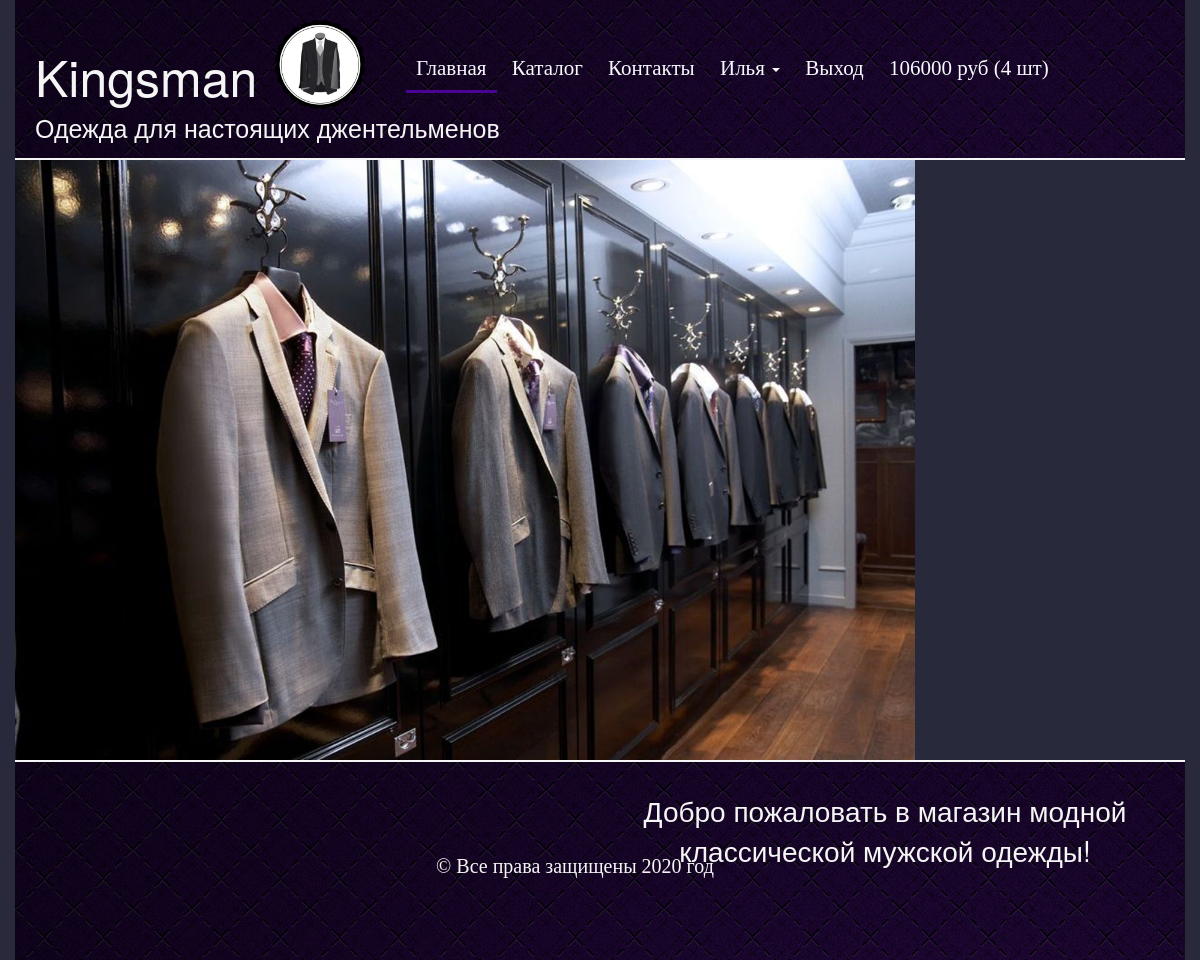
/ (signed in), run on the app's committed database.
### authapp/models.py (models this page shows, shortened)
class ShopUser(AbstractUser):
    age = models.PositiveSmallIntegerField(verbose_name='возраст', null=True)
    avatar = models.ImageField(upload_to='users_avatars', blank=True)
    activation_key = models.CharField(max_length=128, blank=True)
    activation_key_expires = models.DateTimeField(default=get_activation_key_expires)

### basketapp/models.py (models this page shows)
class Basket(models.Model):
    user = models.ForeignKey(ShopUser, on_delete=models.CASCADE,
                             related_name='basket')
    product = models.ForeignKey(Product, on_delete=models.CASCADE)
    quantity = models.PositiveIntegerField('количество', default=0)
    add_datetime = models.DateTimeField(verbose_name='время', auto_now_add=True)
    @property
    def product_cost(self):
        return self.product.price * self.quantity
    @property
    def total_quantity(self):
        return sum(self.user.basket.values_list('quantity', flat=True))
    @property
    def total_cost(self):
        return sum(map(lambda x: x.product_cost, self.user.basket.all()))

### mainapp/models.py (models this page shows)
class Product(models.Model):
    category = models.ForeignKey(ProductCategory, verbose_name='категория продукта', on_delete=models.CASCADE)
    name = models.CharField('имя продукта', max_length=128)
    image = models.ImageField(upload_to='products_images', blank=True)
    short_desc = models.CharField('краткое описание', max_length=64, blank=True)
    desc = models.TextField('описание товара', blank=True)
    price = models.DecimalField('цена продукта', max_digits=8, decimal_places=2, default=0)
    quantity = models.PositiveIntegerField('количество на складе', default=0)
    is_active = models.BooleanField(default=True)

### mainapp/views.py (the view)
# urls.py: path('', adminapp.ShopUserList.as_view(), name='index'),
def index(request):
    context = {
        'page_title': 'Главная',
        'year': date.year,
    }
    return render(request, 'mainapp/index.html', context)

### basketapp/context_processors.py (called while the page is built)
def basket(request):
    if request.user.is_authenticated:
        basket = request.user.basket.all()
    else:
        basket = []
    return {
        'basket':basket,
    }

### mainapp/context_processors.py (called while the page is built)
def menu(request):
    menu = ProductCategory.objects.filter(is_active=True)
    return {
        'categories': menu,
    }

### mainapp/templates/mainapp/index.html
{% extends 'mainapp/base.html' %}
{% load static %}
{% block bodyContent %}
    {% include 'mainapp/includes/inc__main_menu.html' %}
    <div class="slider">
        <img class="slider_pic" src="{% static 'img/slider3.jpg' %}" alt="">
        <span class="description">Добро пожаловать в магазин модной классической мужской одежды!</span>
    </div>
{% endblock %}

### mainapp/templates/mainapp/includes/inc__main_menu.html (shortened to what this page needs)
{% load static %}
<div class="header"><span class="name">Kingsman</span> <span
        class="slogan">Одежда для настоящих джентельменов</span>
    <img width="90" class="logo" src="{% static 'img/logo.png' %}" alt="">
    <ul class="main_menu">
        <li><a href="{% url 'main:index' %}" {% if request.path == '/' %} class="active_link" {% endif %}>Главная</a>
        </li>
        <li>
            <a href="{% url 'main:category_products' 0 %}"
                    >Каталог</a>
        </li>
        <li><a href="{% url 'main:contacts' %}" {% if request.path == '/contacts/' %} class="active_link" {% endif %}>Контакты</a>
        </li>
        {% if user.is_authenticated %}
            <li>
                <div class="dropdown">
                    <a class="dropdown-toggle" href="" data-toggle="dropdown">
                        {{ user.first_name|default:'пользователь'|title }}
                        <span class="caret"></span>
                    </a>
                </div>
            </li>
        {% endif %}
        <li>
            {% if user.is_authenticated %}
                <a href="{% url 'auth:logout' %}">
                    Выход
                </a>
            {% else %}
                <a href="{% url 'auth:login' %}">
                    Вход
                </a>
            {% endif %}
        </li>
        <li>
            {% if user.is_authenticated %}
                <li>
                    {% if basket %}
                        <a href="{% url 'basket:index' %}">
                        <span>
                                {{ basket.0.total_cost|floatformat:0 }} руб ({{ basket.0.total_quantity }} шт)
                        </span>
                        </a>
                    {% endif %}
                </li>
            {% endif %}
        </li>
    </ul>
</div>

### static/css/styles.css (style rules this page uses)
html, body { background-color: #fffaf0; }
.header { margin: 0 auto; position: relative; border-bottom: 2px solid whitesmoke; height: 160px; background-image: url(/static/img/body_texture.jpg); }
.description { width: 600px; float: right; text-align: center; font-size: 2em; color: whitesmoke; display: block; margin-top: 30px; }
.slider { margin: 0 auto; min-height: 600px; float: left; height: 600px; }
.slider_pic { width: 900px; height: 600px; }
.name { position: absolute; font-size: 50px; color: whitesmoke; margin-top: 40px; margin-left: 20px; }
.slogan { position: absolute; margin-top: 110px; font-size: 25px; color: whitesmoke; margin-left: 20px; }
.logo { position: absolute; margin-top: 20px; margin-left: 260px; }
.main_menu { position: absolute; list-style-type: none; font-family: serif; font-size: 1.5em; margin-left: 30%; margin-top: 4.5%; }
.main_menu li { display: inline-block; }
.main_menu li a { text-decoration: none; color: ghostwhite; padding: 10px; }
.active_link { border-bottom: 3px solid #4A0297; }

### data on the page
ShopUser: first_name "Илья"
Basket: user+product+quantity "106000", user "4"

### other printed values
{{ year }} "2020"
